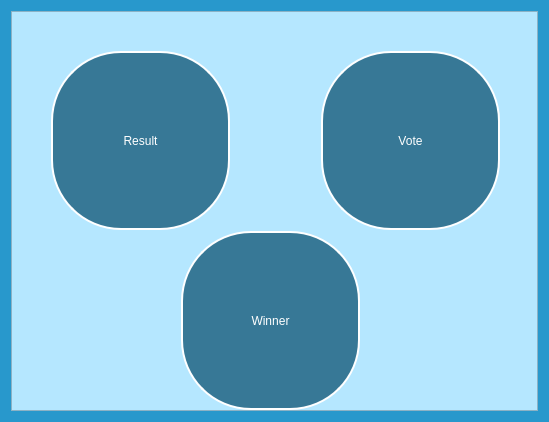
<?xml version="1.0" encoding="UTF-8"?>
<ui version="4.0">
 <class>Form</class>
 <widget class="QWidget" name="Form">
  <property name="geometry">
   <rect>
    <x>0</x>
    <y>0</y>
    <width>545</width>
    <height>418</height>
   </rect>
  </property>
  <property name="minimumSize">
   <size>
    <width>545</width>
    <height>418</height>
   </size>
  </property>
  <property name="maximumSize">
   <size>
    <width>545</width>
    <height>418</height>
   </size>
  </property>
  <property name="windowTitle">
   <string>Dashboard</string>
  </property>
  <property name="styleSheet">
   <string notr="true">background-color: #2898cc;</string>
  </property>
  <layout class="QGridLayout" name="gridLayout">
   <property name="sizeConstraint">
    <enum>QLayout::SetFixedSize</enum>
   </property>
   <item row="0" column="0">
    <widget class="QFrame" name="frame">
     <property name="minimumSize">
      <size>
       <width>527</width>
       <height>400</height>
      </size>
     </property>
     <property name="styleSheet">
      <string notr="true">background-color: #b5e7ff;</string>
     </property>
     <property name="frameShape">
      <enum>QFrame::StyledPanel</enum>
     </property>
     <property name="frameShadow">
      <enum>QFrame::Raised</enum>
     </property>
     <widget class="QPushButton" name="btnResult">
      <property name="geometry">
       <rect>
        <x>40</x>
        <y>40</y>
        <width>179</width>
        <height>179</height>
       </rect>
      </property>
      <property name="minimumSize">
       <size>
        <width>179</width>
        <height>179</height>
       </size>
      </property>
      <property name="styleSheet">
       <string notr="true">font: 14pt &quot;Myanmar Text&quot;;
background-color:#377896;
color:  white;
 border-style: solid;
 border-width:2px;
 border-radius:70px;
border-color: #fff;
 max-width:175px;
 max-height:175px;
 min-width:175px;
 min-height:175px;</string>
      </property>
      <property name="text">
       <string>Result</string>
      </property>
     </widget>
     <widget class="QPushButton" name="btnVote">
      <property name="geometry">
       <rect>
        <x>310</x>
        <y>40</y>
        <width>179</width>
        <height>179</height>
       </rect>
      </property>
      <property name="minimumSize">
       <size>
        <width>179</width>
        <height>179</height>
       </size>
      </property>
      <property name="styleSheet">
       <string notr="true">font: 14pt &quot;Myanmar Text&quot;;
background-color:#377896;
color:  white;
 border-style: solid;
 border-width:2px;
 border-radius:70px;
 border-color: white;
 max-width:175px;
 max-height:175px;
 min-width:175px;
 min-height:175px;</string>
      </property>
      <property name="text">
       <string>Vote</string>
      </property>
     </widget>
     <widget class="QPushButton" name="btnWinner">
      <property name="geometry">
       <rect>
        <x>170</x>
        <y>220</y>
        <width>179</width>
        <height>179</height>
       </rect>
      </property>
      <property name="minimumSize">
       <size>
        <width>179</width>
        <height>179</height>
       </size>
      </property>
      <property name="styleSheet">
       <string notr="true">background-color:#377896;
font: 14pt &quot;Myanmar Text&quot;;
color:  white;
 border-style: solid;
 border-width:2px;
 border-radius:70px;
 border-color: white;
 max-width:175px;
 max-height:175px;
 min-width:175px;
 min-height:175px;</string>
      </property>
      <property name="text">
       <string>Winner</string>
      </property>
     </widget>
    </widget>
   </item>
  </layout>
 </widget>
 <resources/>
 <connections/>
</ui>
